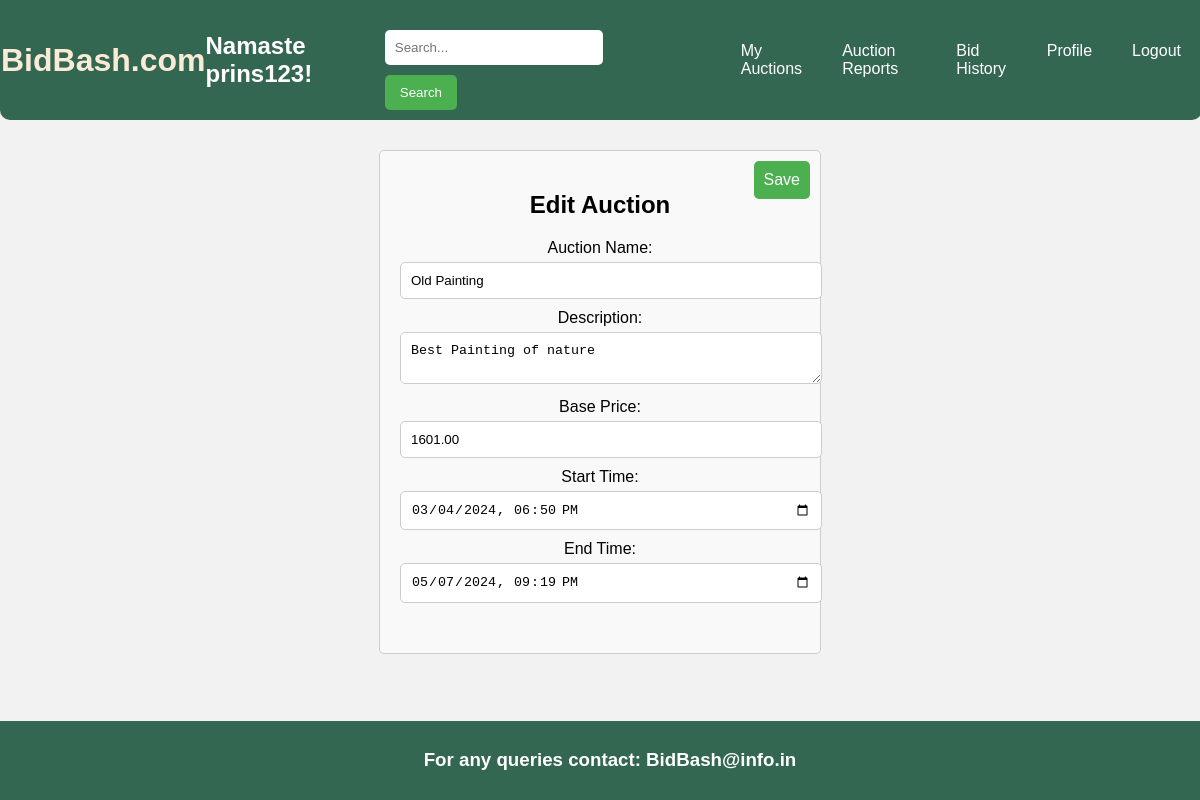
The app's page /edit_auction/5/ (signed in), older data.
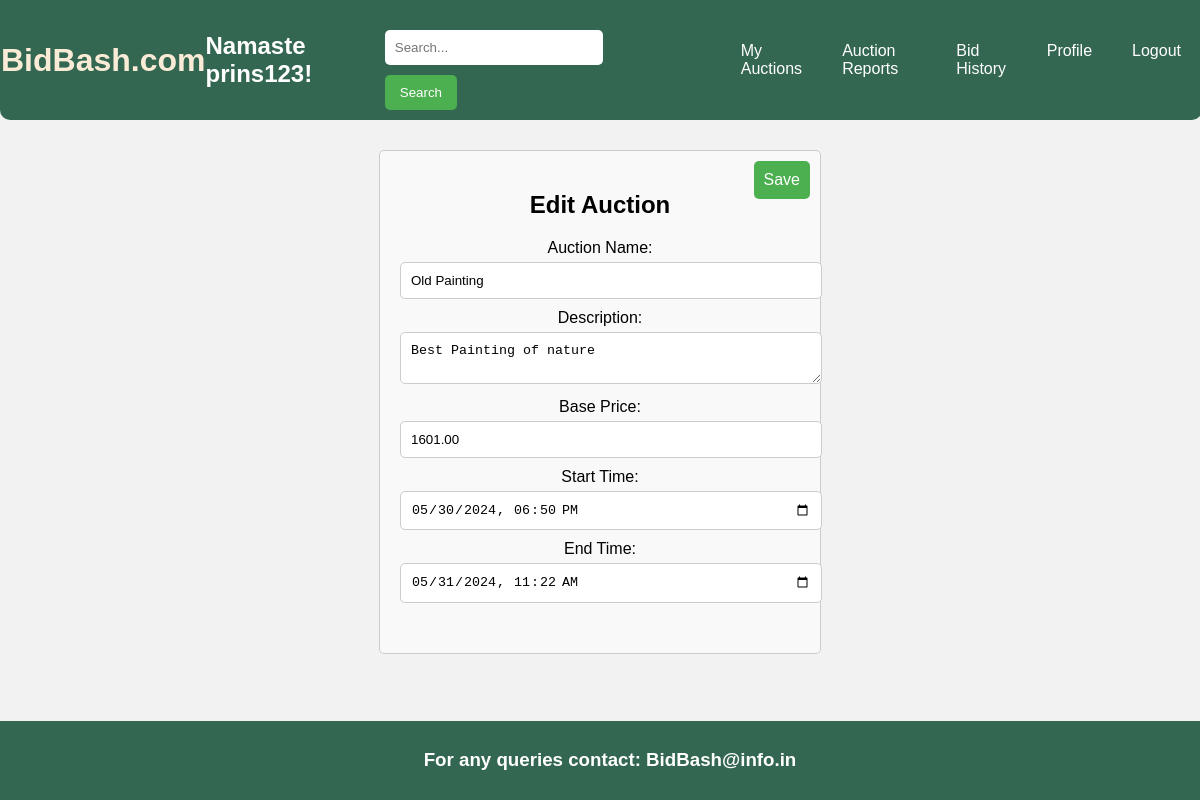
The same page, newer data.
### myapp/models.py (models this page shows, shortened)
class AuctionItem(models.Model):
    name = models.CharField(max_length=100)
    description = models.TextField()
    category = models.CharField(max_length=100)
    seller = models.ForeignKey(User, on_delete=models.CASCADE)
    base_price = models.DecimalField(max_digits=10, decimal_places=2)
    start_time = models.DateTimeField()
    end_time = models.DateTimeField()
    highest_bid = models.DecimalField(max_digits=10, decimal_places=2, default=0)  # Set default value

### myapp/views.py (the view)
# urls.py: path('edit_auction/<int:auction_id>/', views.edit_auction, name='edit_auction'),
def edit_auction(request, auction_id):
    auction = AuctionItem.objects.get(id=auction_id)
    if request.method == 'POST':
        form = EditAuctionForm(request.POST, instance=auction)
        if form.is_valid():
            form.save()
            return redirect('my_auctions')
    else:
        form = EditAuctionForm(instance=auction)
    return render(request, 'UserSide/edit_auction.html', {'form': form, 'auction': auction})

### myapp/forms.py
class EditAuctionForm(forms.ModelForm):
    class Meta:
        model = AuctionItem
        fields = ['name', 'description', 'base_price', 'start_time', 'end_time']

### templates/UserSide/edit_auction.html (shortened to what this page needs)
{% extends 'UserSide/base.html' %}
{% block body %}
{% if user.is_authenticated %}
<div style="max-width: 400px; margin: 0 auto; padding: 20px; border: 1px solid #ccc; border-radius: 5px; background-color: #f9f9f9; text-align: center; position: relative;">
    <form method="post" action="{% url 'edit_auction' auction.id %}" style="width: 100%; margin-bottom: 20px;">
        <h1 style="font-size: 24px; margin-bottom: 20px;">Edit Auction
            <button type="submit" style="position: absolute; top: 10px; right: 10px; padding: 10px; background-color: #4CAF50; color: white; border: none; border-radius: 5px; cursor: pointer; font-size: 16px;">Save</button>
        </h1>
        <label for="name">Auction Name:</label>
        <input type="text" name="name" id="name" value="{{ auction.name }}" style="width: 100%; margin-bottom: 10px; padding: 10px; border: 1px solid #ccc; border-radius: 5px;" placeholder="Auction Name" required>
        <label for="description">Description:</label>
        <textarea name="description" id="description" style="width: 100%; margin-bottom: 10px; padding: 10px; border: 1px solid #ccc; border-radius: 5px;" placeholder="Description" required>{{ auction.description }}</textarea>
        <label for="base_price">Base Price:</label>
        <input type="number" name="base_price" id="base_price" value="{{ auction.base_price }}" style="width: 100%; margin-bottom: 10px; padding: 10px; border: 1px solid #ccc; border-radius: 5px;" placeholder="Base Price" required>
        <label for="start_time">Start Time:</label>
        <input type="datetime-local" name="start_time" id="start_time" value="{{ auction.start_time|date:'Y-m-d\TH:i'  }}" style="width: 100%; margin-bottom: 10px; padding: 10px; border: 1px solid #ccc; border-radius: 5px;" placeholder="Start Time" required>
        <label for="end_time">End Time:</label>
        <input type="datetime-local" name="end_time" id="end_time" value="{{ auction.end_time |date:'Y-m-d\TH:i' }}" style="width: 100%; margin-bottom: 10px; padding: 10px; border: 1px solid #ccc; border-radius: 5px;" placeholder="End Time" required>
    </form>
</div>
{% else %}
<script type="text/javascript">
    window.location.href = "{% url 'login' %}";
</script>
{% endif %}
{% endblock %}

Row changes from the older to the newer data that the page shows:
changed AuctionItem "Old Painting": start_time "03/04/2024 18:50" → "05/30/2024 18:50"; end_time "05/07/2024 21:19" → "05/31/2024 11:22"
